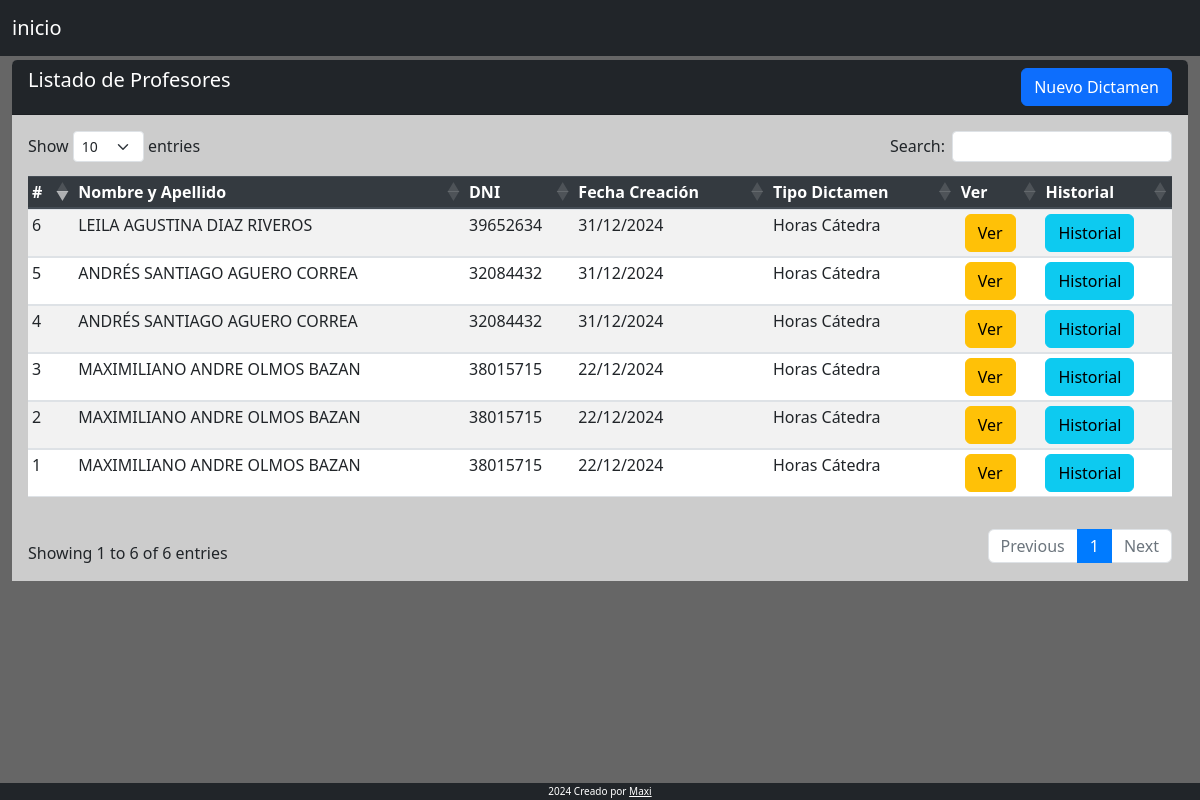
The page / on the database its author committed.
### tables this page shows
CREATE TABLE `hs_catedras` (
  `id_catedra` int(11) NOT NULL,
  `id_profe` int(11) NOT NULL,
  `num_exp` varchar(50) NOT NULL,
  `num_dictamen` varchar(50) NOT NULL,
  `escuela` varchar(255) NOT NULL,
  `fecha_toma` date NOT NULL,
  `fecha_crea` date NOT NULL,
  `estado` varchar(10) NOT NULL DEFAULT 'Activo',
  `tipo` int(20) NOT NULL
);

CREATE TABLE `profesor` (
  `id_profe` int(11) NOT NULL,
  `nombre` varchar(50) NOT NULL,
  `apellido` varchar(50) NOT NULL,
  `dni` int(15) NOT NULL
);

CREATE TABLE `tipo_tabla` (
  `id_tipo` int(11) NOT NULL,
  `nombre_tabla` varchar(50) NOT NULL
);

### index.php (the view, shortened to what this page needs)
<?php require 'navbar.php';
function obtenerDatosProfesores($db){
        $query = "SELECT
                    hs_catedras.*,
                    profesor.*,
                    tipo_tabla.*
                FROM
                    hs_catedras
                INNER JOIN profesor ON hs_catedras.id_profe = profesor.id_profe
                INNER JOIN tipo_tabla ON hs_catedras.tipo = tipo_tabla.id_tipo;
                ";
        $stmt = $db->prepare($query);
        $stmt->execute();
        return $stmt->fetchAll(PDO::FETCH_ASSOC);
    }
?>
<head>
<section class="content mt-0">
    <div class="row m-auto">
        <div class="col-sm">
            <div class="card rounded-2 border-0 " >
                <div class="card-header bg-dark text-white pb-0">
                    <h5 class="d-inline-block">Listado de Profesores</h5>
                    <div class="dropdown float-right mb-2">
                        <button onclick="toggleDropdown('headerDropdown')" class="btn btn-primary">Nuevo Dictamen</button>
                    </div>
                </div>
                <div class="card-body table-responsive"style="background-color:#cccccc;">
                    <table id="example" class="table  table-striped table-hover table-sm  pb-4" style="width:100%">
                        <thead class="thead-dark">
                            <tr>
                                <th>#</th>
                                <th>Nombre y Apellido</th>
                                <th>DNI</th>
                                <th>Fecha Creación</th>
                                <th>Tipo Dictamen</th>
                                <th>Ver</th>
                                <th>Historial</th>
                            </tr>
                        </thead>
                        <tbody >
                            <?php
                            $profesores = obtenerDatosProfesores($db);
                            foreach ($profesores as $profesor) {
                                $fecha_db = $profesor['fecha_crea'];
                                $fecha = new DateTime($fecha_db);
                                $fecha_formateada = $fecha->format('d/m/Y');
                            ?>
                                <tr>
                                    <td><?php echo htmlspecialchars($profesor['id_profe'] ?? '', ENT_QUOTES, 'UTF-8'); ?></td>
                                    <td><?php echo htmlspecialchars($profesor['nombre'] . ' ' . $profesor['apellido'], ENT_QUOTES, 'UTF-8'); ?></td>
                                    <td><?php echo htmlspecialchars($profesor['dni'] ?? '', ENT_QUOTES, 'UTF-8'); ?></td>
                                    <td><?php echo htmlspecialchars($fecha_formateada ?? '', ENT_QUOTES, 'UTF-8'); ?></td>
                                    <td><?php echo htmlspecialchars($profesor['nombre_tabla'] ?? '', ENT_QUOTES, 'UTF-8'); ?></td>
                                    <td>
                                        <?php if ($profesor['id_tipo'] === 1) { ?>
                                            <a class="btn btn-warning  ml-1" href="hs_catedra_lista.php?id=<?php echo $profesor['id_profe']; ?>">Ver </a>
                                        <?php }
                                        elseif (($profesor['id_tipo'] === 2)){ ?>
                                            <a class="btn btn-warning  ml-1" href="#hs_catedra_lista.php?id=<?php echo $profesor['id_profe']; ?>">Ver </a>
                                        <?php } ?>
                                    </td>
                                    <td><a class="btn btn-info " href="historial.php?dni=<?php echo $profesor['dni']; ?>">Historial</a></td>
                                </tr>
                            <?php
                            }
                            ?>
                        </tbody>
                    </table>
                </div>
            </div>
        </div>
    </div>
</section>
<?php require 'footer.php'; ?>

### navbar.php (style rules this page uses)
body { background-color:#666666; }

### index.php (style rules this page uses)
.dropdown { position: relative; display: inline-block; }

### rows shown on the page
hs_catedras: id_profe.id_profe "1", id_profe.apellido "MAXIMILIANO ANDRE OLMOS BAZAN", id_profe.dni "38015715", fecha_crea "22/12/2024", tipo_tabla.nombre_tabla "Horas Cátedra"
hs_catedras: id_profe.id_profe "2", id_profe.apellido "MAXIMILIANO ANDRE OLMOS BAZAN", id_profe.dni "38015715", fecha_crea "22/12/2024", tipo_tabla.nombre_tabla "Horas Cátedra"
hs_catedras: id_profe.id_profe "3", id_profe.apellido "MAXIMILIANO ANDRE OLMOS BAZAN", id_profe.dni "38015715", fecha_crea "22/12/2024", tipo_tabla.nombre_tabla "Horas Cátedra"
hs_catedras: id_profe.id_profe "4", id_profe.apellido "ANDRÉS SANTIAGO AGUERO CORREA", id_profe.dni "32084432", fecha_crea "31/12/2024", tipo_tabla.nombre_tabla "Horas Cátedra"
hs_catedras: id_profe.id_profe "5", id_profe.apellido "ANDRÉS SANTIAGO AGUERO CORREA", id_profe.dni "32084432", fecha_crea "31/12/2024", tipo_tabla.nombre_tabla "Horas Cátedra"
hs_catedras: id_profe.id_profe "6", id_profe.apellido "LEILA AGUSTINA DIAZ RIVEROS", id_profe.dni "39652634", fecha_crea "31/12/2024", tipo_tabla.nombre_tabla "Horas Cátedra"
